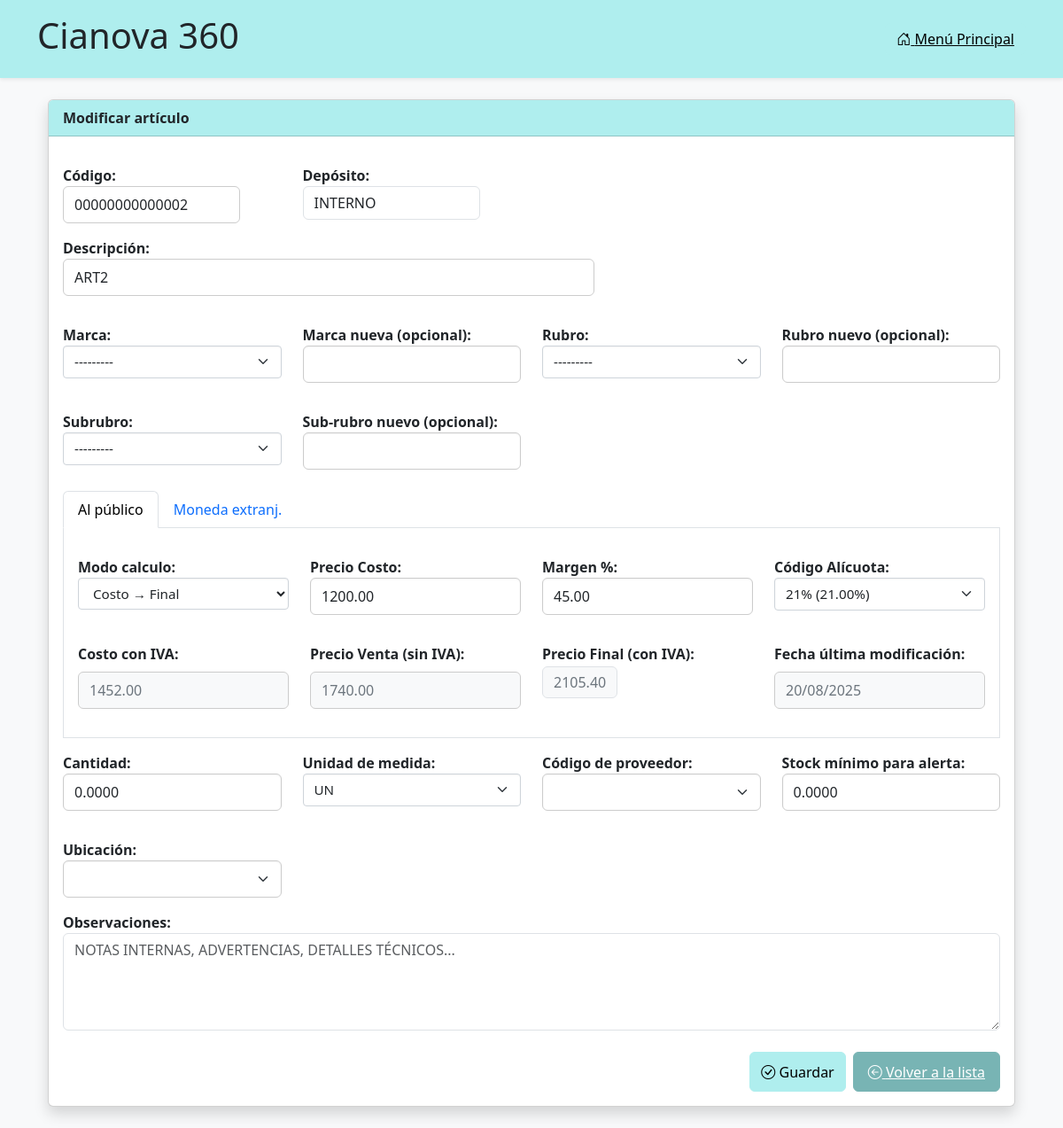
/articulos/modificar/21/ (signed in), run on an earlier commit of the app's database.
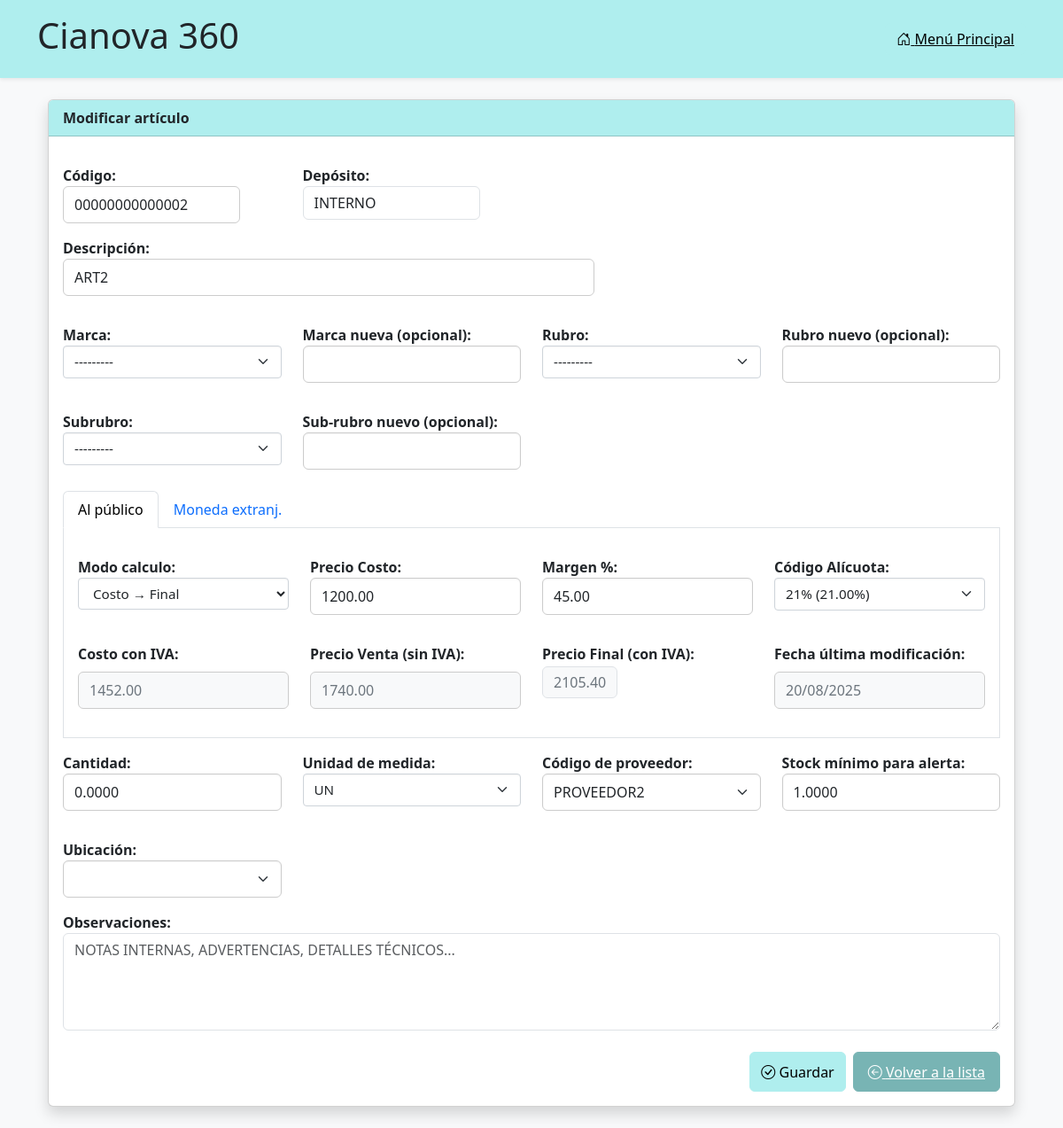
And on a later commit of the database.
### articulos/models.py (models this page shows, shortened)
class UpperCaseMixin:
    def save(self, *args, **kwargs):
        for field in self._meta.fields:
            if isinstance(field, models.CharField) and getattr(self, field.name):
                setattr(self, field.name, getattr(self, field.name).upper())
        super().save(*args, **kwargs)

class Articulo(UpperCaseMixin, models.Model):
    codart = models.CharField(
        "Código",
        max_length=14,
        unique=True,
        validators=[
            RegexValidator(
                regex=r'^[A-Z0-9]+$',
                message='Solo se permiten letras mayúsculas y números.'
            )
        ],
        help_text='14 caracteres, se completa con ceros a la izquierda.'
    )
    descrip = models.CharField("Descripción", max_length=80)
    marca = models.ForeignKey('Marca', on_delete=models.PROTECT, blank=True, null=True)
    rubro = models.ForeignKey('Rubro', on_delete=models.PROTECT, blank=True, null=True)
    subrubro = models.ForeignKey('Subrubro', on_delete=models.PROTECT, blank=True, null=True)
    deposito = models.CharField(max_length=14, blank=True, null=True, verbose_name="Depósito")
    precosto = models.DecimalField("Precio Costo", max_digits=12, decimal_places=2, validators=[MinValueValidator(0)])
    margen = models.DecimalField("Margen %", max_digits=6, decimal_places=2, default=0)
    ncodalic = models.ForeignKey('Alicuota', verbose_name="Código Alícuota", on_delete=models.PROTECT)
    alic = models.DecimalField("% Alícuota", max_digits=5, decimal_places=2, editable=False, null=True, default=0)
    costoiva = models.DecimalField("Costo con IVA", max_digits=12, decimal_places=2, null=True, default=0)
    preventa = models.DecimalField("Precio Venta (sin IVA)", max_digits=12, decimal_places=2, null=True, default=0)
    prefinal = models.DecimalField(
        "Precio Final (con IVA)",
        max_digits=12,
        decimal_places=2,
        null=True,
        default=0,
        blank=True,
        validators=[MinValueValidator(0)]
    )
    fecultmod = models.DateField(null=True, blank=True)
    modo_calculo = models.CharField(
        max_length=1,
        choices=[('C', 'Costo → Final'), ('F', 'Final → Costo')],
        default='C'
    )
    cantidad = models.DecimalField(max_digits=14, decimal_places=4, default=0)
    unimed = models.CharField(max_length=2, choices=UNIDADES, default='UN')
    codprovee = models.CharField("Código de proveedor", max_length=14, blank=True, null=True)
    bajostock = models.DecimalField("Stock mínimo para alerta", max_digits=11, decimal_places=4, default=0)
    ubicacion = models.CharField("Ubicación", max_length=14, blank=True, null=True)
    obs = models.TextField("Observaciones", blank=True, null=True)
    def save(self, *args, **kwargs):
        self.codart = self.codart.upper().zfill(14)
        alic = Decimal(str(self.ncodalic.nporc or "0"))
        margen = Decimal(str(self.margen or "0"))
        precosto = Decimal(str(self.precosto or "0"))
        self.alic = alic
        self.costoiva = precosto * (Decimal("1") + alic / Decimal("100"))
        if self.modo_calculo == 'C':
            self.preventa = precosto * (Decimal("1") + margen / Decimal("100"))
            self.prefinal = self.preventa * (Decimal("1") + alic / Decimal("100"))
        else:
            prefinal = Decimal(str(self.prefinal or "0"))
            self.preventa = prefinal / (Decimal("1") + alic / Decimal("100"))
            self.precosto = self.preventa / (Decimal("1") + margen / Decimal("100"))
        self.precosto = Decimal(str(self.precosto)).quantize(Decimal("0.01"), rounding=ROUND_HALF_UP)
        self.preventa = Decimal(str(self.preventa)).quantize(Decimal("0.01"), rounding=ROUND_HALF_UP)
        self.costoiva = Decimal(str(self.costoiva)).quantize(Decimal("0.01"), rounding=ROUND_HALF_UP)
        self.prefinal = Decimal(str(self.prefinal)).quantize(Decimal("0.01"), rounding=ROUND_HALF_UP)
        if self.pk:
            original = Articulo.objects.get(pk=self.pk)
            if (
                original.precosto != self.precosto or
                original.margen != self.margen or
                original.prefinal != self.prefinal
            ):
                self.fecultmod = timezone.now().date()
        else:
            self.fecultmod = timezone.now().date()
        super().save(*args, **kwargs)

### articulos/views.py (the view)
# urls.py: path('modificar/<int:pk>/', views.modificar_articulo, name='modificar_articulo'),
def modificar_articulo(request, pk):
    if not request.session.get('usuario_autenticado'):
        return redirect('login')
    articulo = get_object_or_404(Articulo, pk=pk)
    if request.method == 'POST':
        form = ArticuloForm(request.POST, instance=articulo)
        if form.is_valid():
            articulo = form.save(commit=False)
            articulo.precosto = round(float(articulo.precosto), 2)
            articulo.margen = round(float(articulo.margen), 2)
            articulo.prefinal = round(float(articulo.prefinal or 0), 2) if articulo.prefinal else None
            articulo.save()
            return redirect('lista_articulos')
    else:
        articulo.save()
        form = ArticuloForm(instance=articulo)
    return render(request, 'articulos/formulario.html', {
        'form': form,
        'titulo': 'Editar artículo',
        'es_edicion': True  # <-- nuevo flag
    })

### articulos/models.py (called while the page is built)
    def __str__(self):
        return f"{self.descrip} ({self.nporc}%)"

    def __str__(self):
        return self.nombre

    def __str__(self):
        return self.nombre

### articulos/templates/articulos/formulario.html (shortened to what this page needs)
{% extends "articulos/base.html" %}
{% load widget_tweaks %}
{% block content %}
<div class="container my-4">
  <div class="card shadow">
    <div class="card-header bg-marca text-dark fw-bold">
      {% if form.instance.pk %}Modificar artículo{% else %}Agregar artículo{% endif %}
    </div>
    <div class="card-body">
      <form method="post" id="articuloForm">
        <div class="row mb-3">
          <div class="col-md-3">
		    {{ form.codart.label_tag }}
			{% if codart_auto %}
				{% render_field form.codart readonly="readonly" class="form-control readonly-codart" %}
			{% else %}
				{% render_field form.codart class="form-control" %}
			{% endif %}
		  </div>
          <div class="col-md-3">
            {{ form.deposito.label_tag }} {{ form.deposito }}
          </div>
        </div>
        <div class="mb-3">
          {{ form.descrip.label_tag }} {{ form.descrip }}
        </div>
        <div class="row mb-3">
			<div class="col-md-3">
				{{ form.marca.label_tag }}
				{% render_field form.marca class="form-select input-cianova w-100" %}
			</div>
			<div class="col-md-3">
				{{ form.marca_nueva.label_tag }}
				{% render_field form.marca_nueva class="form-control input-cianova w-100" %}
			</div>
			<div class="col-md-3">
				{{ form.rubro.label_tag }}
				{% render_field form.rubro class="form-select input-cianova w-100" %}
			</div>
			<div class="col-md-3">
				{{ form.rubro_nueva.label_tag }}
				{% render_field form.rubro_nueva class="form-control input-cianova w-100" %}
			</div>
		</div>
		<div class="row mb-3">
			<div class="col-md-3">
				{{ form.subrubro.label_tag }}
				{% render_field form.subrubro class="form-select input-cianova w-100" %}
			</div>
			<div class="col-md-3">
				{{ form.subrubro_nueva.label_tag }}
				{% render_field form.subrubro_nueva class="form-control input-cianova w-100" %}
			</div>
		</div>
        <ul class="nav nav-tabs mt-4" id="articuloTabs" role="tablist">
          <li class="nav-item" role="presentation">
            <button class="nav-link active" id="page1-tab" data-bs-toggle="tab" data-bs-target="#page1" type="button" role="tab">Al público</button>
          </li>
          <li class="nav-item" role="presentation">
            <button class="nav-link" id="page2-tab" data-bs-toggle="tab" data-bs-target="#page2" type="button" role="tab">Moneda extranj.</button>
          </li>
        </ul>
        <div class="tab-content border border-top-0 p-3" id="articuloTabsContent">
          <div class="tab-pane fade show active" id="page1" role="tabpanel">
            {% include "articulos/_form_precio.html" %}
          </div>
        </div>
		<div class="row mb-3">
		  <div class="col-md-3">
			{{ form.cantidad.label_tag }}
			{{ form.cantidad|add_class:"form-control input-cianova w-100"|attr:"step:0.0001" }}
		  </div>
		  <div class="col-md-3">
			{{ form.unimed.label_tag }}
			{{ form.unimed|add_class:"form-select input-cianova w-100" }}
		  </div>
		  <div class="col-md-3">
			{{ form.codprovee.label_tag }}
			{% render_field form.codprovee class="form-select input-cianova w-100" %}
		  </div>
		  <div class="col-md-3">
			{{ form.bajostock.label_tag }}
			{{ form.bajostock|add_class:"form-control input-cianova w-100"|attr:"step:0.0001" }}
		  </div>
		</div>
		<div class="row mb-3">
			<div class="col-md-3">
			{{ form.ubicacion.label_tag }}
			{% render_field form.ubicacion class="form-select input-cianova w-100" %}
			</div>
		</div>
		<div class="form-group">
			{{ form.obs.label_tag }}
			{% render_field form.obs class="form-control input-mayuscula" rows="4" placeholder="Notas internas, advertencias, detalles técnicos..." %}
		</div>
        <div class="d-flex justify-content-end gap-2 mt-4">
          <button type="submit" class="btn-aceptar">
            <i class="bi bi-check-circle"></i> Guardar
          </button>
          <a href="{% url 'lista_articulos' %}" class="btn-cancelar">
            <i class="bi bi-arrow-left-circle"></i> Volver a la lista
          </a>
        </div>
      </form>
    </div>
  </div>
</div>
{% endblock %}

### articulos/templates/articulos/_form_precio.html (shortened to what this page needs)
{% load widget_tweaks %}
<div class="row mb-3">
  <div class="col-md-3">
    {{ form.modo_calculo.label_tag }}
    {{ form.modo_calculo|add_class:"select-control input-cianova w-100"|attr:"id:id_modo_calculo" }}
  </div>
  <div class="col-md-3">
    {{ form.precosto.label_tag }}
    {{ form.precosto|add_class:"form-control input-cianova w-100"|attr:"id:id_precosto" }}
  </div>
  <div class="col-md-3">
    {{ form.margen.label_tag }}
    {{ form.margen|add_class:"form-control input-cianova w-100"|attr:"id:id_margen" }}
  </div>
  <div class="col-md-3">
    {{ form.ncodalic.label_tag }}
    {{ form.ncodalic|add_class:"form-select input-cianova w-100"|attr:"id:id_ncodalic" }}
  </div>
</div>
<div class="row mb-3">
  <div class="col-md-3">
    <label class="form-label">Costo con IVA:</label>
    <input type="text" id="costoiva" class="form-control input-cianova-readonly w-100" value="{{ form.instance.costoiva|default:"0.00" }}" readonly>
  </div>
  <div class="col-md-3">
    <label class="form-label">Precio Venta (sin IVA):</label>
    <input type="text" id="preventa" class="form-control input-cianova-readonly w-100" value="{{ form.instance.preventa|default:"0.00" }}" readonly>
  </div>
  <div class="col-md-3">
    <label class="form-label">Precio Final (con IVA):</label>
    {% if form.instance.modo_calculo == 'C' %}
      <span id="prefinal-display" class="form-control input-cianova-readonly w-100">{{ form.instance.prefinal|default:"0.00" }}</span>
    {% else %}
      {{ form.prefinal|add_class:"form-control input-cianova w-100"|attr:"id:prefinal-input"|attr:"step:0.01" }}
      <span id="prefinal-display" class="form-control input-cianova-readonly w-100" style="display:none;"></span>
    {% endif %}
  </div>
  <div class="col-md-3">
    <label class="form-label">Fecha última modificación:</label>
    <input type="text" id="fecultmod" class="form-control input-cianova-readonly w-100" value="{{ form.instance.fecultmod|date:"d/m/Y" }}" readonly>
  </div>
</div>

What changed in the data, as far as the page shows it:
changed Articulo "INTERNO": codprovee (not shown) → "PROVEEDOR2"; bajostock "0.0000" → "1.0000"
